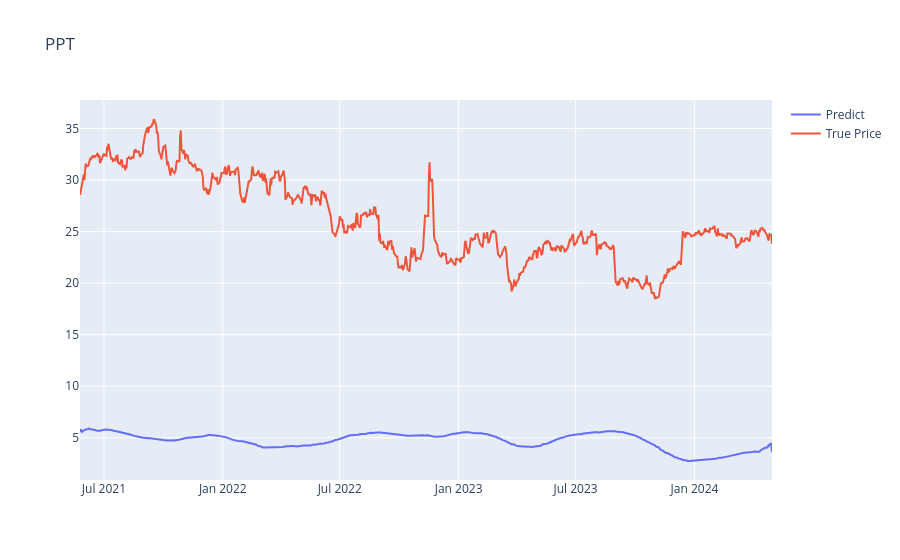
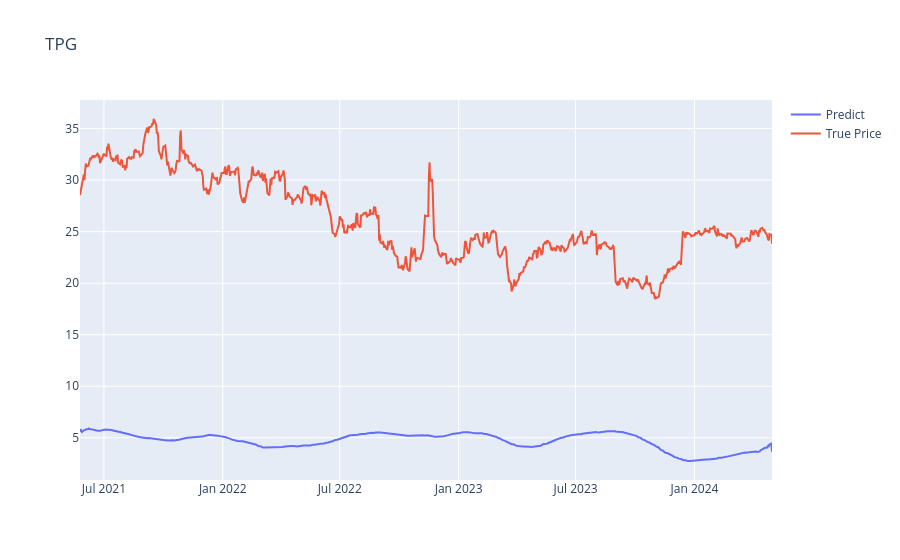

Source (notebook cell) for these figures, in order:
### Code cell
# Visualize the current prediction and new price in 60 days
for stock_code in STOCK_CODES:
    y_pred = model.predict(x_test)
    # Flip the y
    y_pred_flip = np.flip(y_pred,axis = 1)
    
    pred_norm_price = []
    # Starting from axis 1
    for i in range(y_pred_flip.shape[1] - 1, -1,-1):
        pred_norm_price.append(y_pred_flip.diagonal(i).mean())
    # Starting axis 0
    for i in range(-1, -y_pred_flip.shape[0],-1):
        pred_norm_price.append(y_pred_flip.diagonal(i).mean())
    pred_norm_price = np.array(pred_norm_price)
    # denorm it
    # pred_norm_price = pred_norm_price * standard_dict[stock_code]['close']['std'] + standard_dict[stock_code]['close']['mean']
    # Flatten y_test
    flatten_y_test = np.concatenate([y_test[0,:-1],y_test[:,-1]])
    # Ignore it for now
    # flatten_y_test = flatten_y_test * standard_dict[stock_code]['close']['std'] + standard_dict[stock_code]['close']['mean']

    

    fig = go.Figure(data=[
        go.Scatter(x = complete_date, y = pred_norm_price, name = 'Predict'),
        go.Scatter(x = complete_date, y = flatten_y_test, name = 'True Price'),
    ])
    fig.update_layout(title = stock_code)
    fig.show()

### Figure 1 — Plotly figure (JSON) as saved in the notebook; plotly's stock layout.template omitted (floating-point values rounded to 4 significant figures; data arrays with more than 128 entries replaced by an {"elided": "..."} marker saying what was removed)
{"data": [{"name": "Predict", "type": "scatter", "x": {"elided": "826 str values"}, "y": {"elided": "766 float values"}}, {"name": "True Price", "type": "scatter", "x": {"elided": "826 str values"}, "y": {"elided": "766 float values"}}], "layout": {"title": {"text": "PPT"}}}

### Figure 2 — Plotly figure (JSON) as saved in the notebook; plotly's stock layout.template omitted (floating-point values rounded to 4 significant figures; data arrays with more than 128 entries replaced by an {"elided": "..."} marker saying what was removed)
{"data": [{"name": "Predict", "type": "scatter", "x": {"elided": "826 str values"}, "y": {"elided": "766 float values"}}, {"name": "True Price", "type": "scatter", "x": {"elided": "826 str values"}, "y": {"elided": "766 float values"}}], "layout": {"title": {"text": "TPG"}}}
